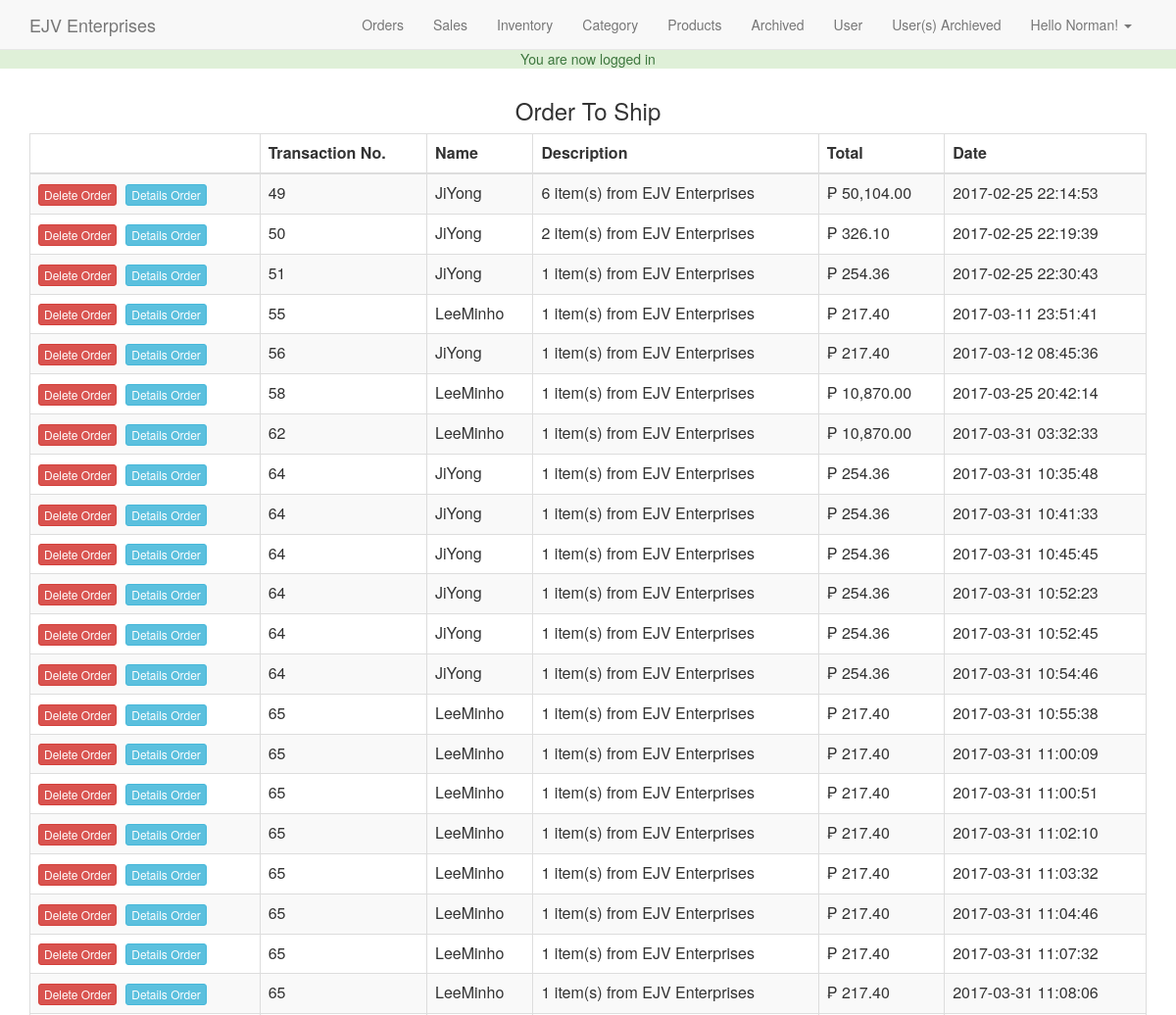
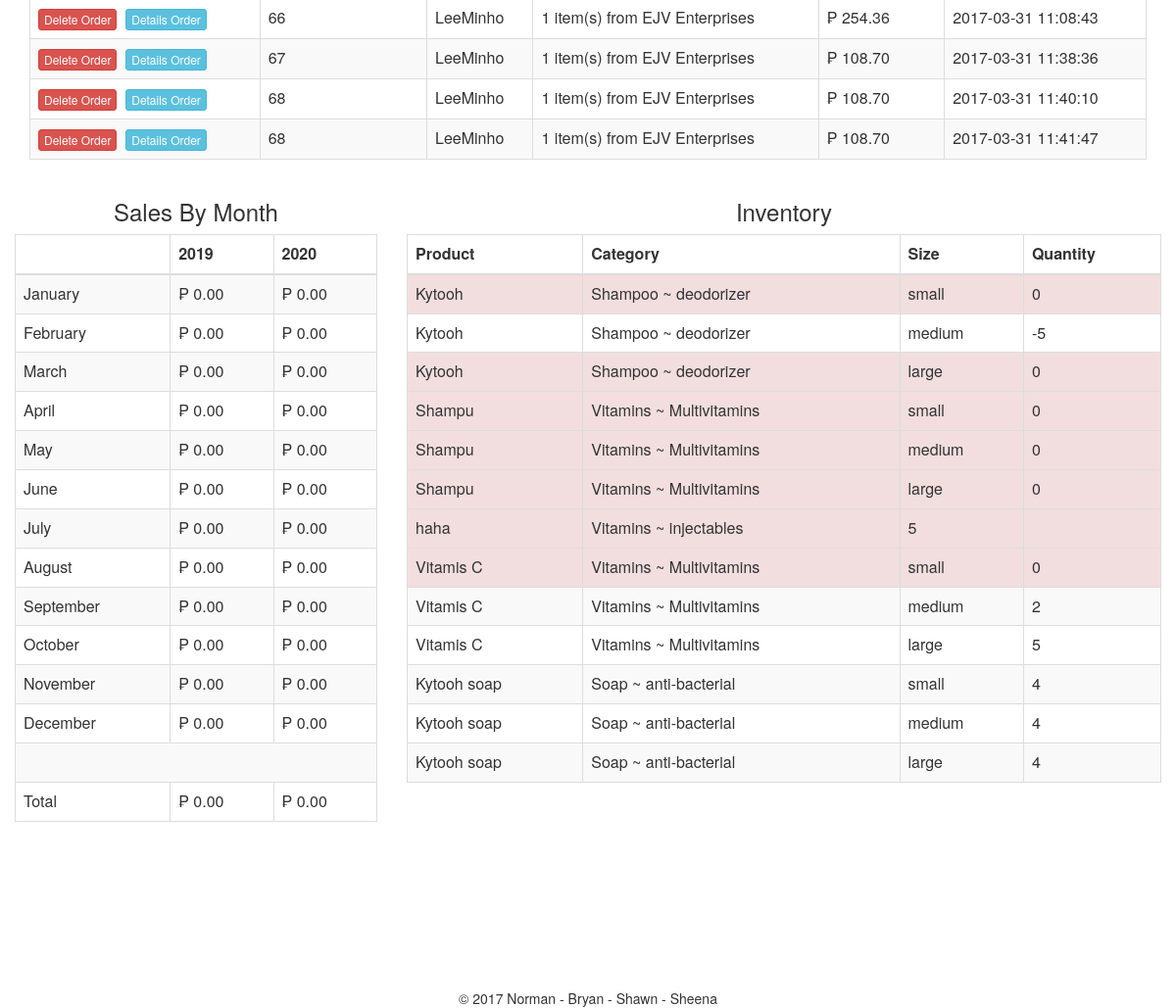
/admin/index.php (signed in), run on the app's committed database (2 pictures, top to bottom).
### tables this page shows
CREATE TABLE IF NOT EXISTS `users` (
  `id` int(11) NOT NULL AUTO_INCREMENT,
  `full_name` varchar(250) NOT NULL,
  `email` varchar(250) NOT NULL,
  `password` varchar(250) NOT NULL,
  `join_date` datetime NOT NULL DEFAULT CURRENT_TIMESTAMP,
  `last_login` datetime NOT NULL,
  `permissions` varchar(250) NOT NULL,
  PRIMARY KEY (`id`)
);

CREATE TABLE IF NOT EXISTS `transaction` (
  `id` int(11) NOT NULL AUTO_INCREMENT,
  `cart_id` int(11) NOT NULL,
  `user_id` int(11) NOT NULL,
  `full_name` varchar(255) NOT NULL,
  `email` varchar(255) NOT NULL,
  `address` varchar(255) NOT NULL,
  `contact` int(11) NOT NULL,
  `sub_total` decimal(10,2) NOT NULL,
  `tax` decimal(10,2) NOT NULL,
  `total` decimal(10,2) NOT NULL,
  `description` text NOT NULL,
  `txn_type` varchar(255) NOT NULL,
  `txn_date` datetime NOT NULL DEFAULT CURRENT_TIMESTAMP,
  PRIMARY KEY (`id`)
);

CREATE TABLE IF NOT EXISTS `products` (
  `id` int(100) NOT NULL AUTO_INCREMENT,
  `title` varchar(500) NOT NULL,
  `price` decimal(10,0) NOT NULL,
  `list_price` decimal(10,2) NOT NULL,
  `categories` varchar(500) NOT NULL,
  `image` varchar(500) NOT NULL,
  `description` text NOT NULL,
  `qty` varchar(250) NOT NULL,
  `featured` tinyint(4) NOT NULL DEFAULT '0',
  `deleted` int(11) NOT NULL DEFAULT '0',
  PRIMARY KEY (`id`)
);

### helpers/helpers.php (called while the page is built, shortened)
<?php
function sanitize($dirty){
	return htmlentities($dirty,ENT_QUOTES,"UTF-8");
}
function money($number){
 return '&#8369; '.number_format($number,2);
}
function get_category($child_id){
global $db;
$id = sanitize($child_id);
$sql = "SELECT p.id AS 'pid', p.category AS 'parent', c.id AS 'cid', c.category AS 'child'
FROM categories c
INNER JOIN categories p
ON c.parent = p.id
WHERE c.id = '$id'";
$query = $db->query($sql);
$category = mysqli_fetch_assoc($query);
return $category;
}
function qtyToArray($string){
$qtyArray = explode(',',$string);
$returnArray = array();
foreach($qtyArray as $quanti){
$s = explode(':',$quanti);
$returnArray[] = array('size' => $s[0], 'quantity' => $s[1]);
}
return $returnArray;
}
?>

### admin/index.php (the view, shortened to what this page needs)
<?php
require_once $_SERVER['DOCUMENT_ROOT'].'/ejventerprises/core/init.php';
include 'includes/head.php';
include 'includes/navigation.php';
?>
<?php
$txnQuery = "SELECT t.id, t.cart_id, t.full_name, t.description, t.txn_date, t.total, c.items, c.paid, c.shipped
FROM transaction t
LEFT JOIN cart c ON t.cart_id = c.id
WHERE c.paid = 0 AND c.shipped = 0
ORDER BY t.txn_date";
$txn_results = $db->query($txnQuery);
?>
<div class="col-md-12">
<h3 class="text-center">Order To Ship</h3>
<table class="table table-striped table-bordered">
<thead>
<th></th><th>Transaction No.</th><th>Name</th><th>Description</th><th>Total</th><th>Date</th>
</thead>
<tbody>
<?php while($order = mysqli_fetch_assoc($txn_results)): ?>
<tr>
<td><a href="index.php?delete=<?=$order['id'];?>" class="btn btn-danger btn-xs" onclick="delete(<?=$order['id'];?>)">Delete Order</a>&nbsp;
<a href="order.php?txn=<?=$order['id'];?>" class="btn btn-info btn-xs">Details Order</a></td>
<td><?=$order['cart_id'];?></td>
<td><?=$order['full_name'];?></td>
<td><?=$order['description'];?></td>
<td><?=money($order['total']);?></td>
<td><?=$order['txn_date'];?></td>
</tr>
<?php endwhile; ?>
</tbody>
</table>
</div>
<div class="row">
<?php
$thisYr = date("Y");
$lastYr = $thisYr - 1;
$current = array();
$last = array();
$currentTotal = 0;
$lastTotal = 0;
?>
<div class="col-md-4">
<h3 class="text-center">Sales By Month</h3>
<table class="table table-striped table-bordered">
<thead>
<th></th>
<th><?=$lastYr;?></th>
<th><?=$thisYr;?></th>
</thead>
<tbody>
<?php for($i = 1;$i <= 12;$i++):
$dt = DateTime::createFromFormat('!m',$i);
?>
<tr>
<td><?=$dt->format("F");?></td>
<td><?=(array_key_exists($i,$last))?money($last[$i]):money(0);?></td>
<td><?=(array_key_exists($i,$current))?money($current[$i]):money(0);?></td>
</tr>
<?php endfor; ?>
<tr>
<td colspan="3">&nbsp;</td>
</tr>
<tr>
<td>Total</td>
<td><?=money($lastTotal);?></td>
<td><?=money($currentTotal);?></td>
</tr>
</tbody>
</table>
</div>
<?php
$iQuery = $db->query("SELECT * FROM products WHERE deleted = 0");
$lowItems = array();
while($product = mysqli_fetch_assoc($iQuery)){
$quanti = qtyToArray($product['qty']);
foreach($quanti as $qty){
if($qty['qty'] < 2){
$cat = get_category($product['categories']);
$item = array(
'title' => $product['title'],
'size' => $qty['size'],
'quantity' =>$qty['quantity'],
'category' => $cat['parent'].' ~ '.$cat['child']
);
$lowItems[] = $item;
}
}
}
?>
<div class="col-md-8">
<h3 class="text-center">Inventory</h3>
<table class="table table-striped table-bordered">
<thead>
<th>Product</th>
<th>Category</th>
<th>Size</th>
<th>Quantity</th>
</thead>
<tbody>
<?php foreach($lowItems as $item): ?>
<tr <?=($item['quantity'] == 0)?' class="danger"':'';?>>
<td><?=$item['title'];?></td>
<td><?=$item['category'];?></td>
<td><?=$item['size'];?></td>
<td><?=$item['quantity'];?></td>
</tr>
<?php endforeach; ?>
</tbody>
</table>
</div>
</div>
<?php
include 'includes/footer.php';
?>

### admin/includes/navigation.php (shortened to what this page needs)
<nav class="navbar navbar-default navbar-fixed-top">
<div class="container">
<a href="index.php" class="navbar-brand">EJV Enterprises</a>
<ul class="nav navbar-nav pull-right">
<li>
<a href="index.php">Orders</a>
</li>
<li>
<a href="sales.php">Sales</a>
</li>
<li>
<a href="inventory.php">Inventory</a>
</li>
<li>
<a href="category.php">Category</a>
</li>
<li>
<a href="products.php">Products</a>
</li>
<li>
<a href="archived.php">Archived</a>
</li>
<li>
<a href="user.php">User</a>
</li>
<li>
<a href="user_arc.php">User(s) Archieved</a>
</li>
<li class="dropdown">
<a href="#" class="dropdown-toggle" data-toggle="dropdown">Hello <?=$user_data['full_name']; ?>!
<span class="caret"></span>
</a>
</li>
</ul>
</div></nav>

### css/main.css (style rules this page uses)
body { padding-top:50px; }

### data on the page
users: full_name "Norman"
transaction: cart "49", full_name "JiYong", description "6 item(s) from EJV Enterprises", total "₱ 50,104.00", txn_date "2017-02-25 22:14:53"
transaction: cart "50", full_name "JiYong", description "2 item(s) from EJV Enterprises", total "₱ 326.10", txn_date "2017-02-25 22:19:39"
transaction: cart "51", full_name "JiYong", description "1 item(s) from EJV Enterprises", total "₱ 254.36", txn_date "2017-02-25 22:30:43"
transaction: cart "55", full_name "LeeMinho", description "1 item(s) from EJV Enterprises", total "₱ 217.40", txn_date "2017-03-11 23:51:41"
transaction: cart "56", full_name "JiYong", description "1 item(s) from EJV Enterprises", total "₱ 217.40", txn_date "2017-03-12 08:45:36"
transaction: cart "58", full_name "LeeMinho", description "1 item(s) from EJV Enterprises", total "₱ 10,870.00", txn_date "2017-03-25 20:42:14"
transaction: cart "62", full_name "LeeMinho", description "1 item(s) from EJV Enterprises", total "₱ 10,870.00", txn_date "2017-03-31 03:32:33"
transaction: cart "64", full_name "JiYong", description "1 item(s) from EJV Enterprises", total "₱ 254.36", txn_date "2017-03-31 10:35:48"
transaction: cart "64", full_name "JiYong", description "1 item(s) from EJV Enterprises", total "₱ 254.36", txn_date "2017-03-31 10:41:33"
transaction: cart "64", full_name "JiYong", description "1 item(s) from EJV Enterprises", total "₱ 254.36", txn_date "2017-03-31 10:45:45"
transaction: cart "64", full_name "JiYong", description "1 item(s) from EJV Enterprises", total "₱ 254.36", txn_date "2017-03-31 10:52:23"
transaction: cart "64", full_name "JiYong", description "1 item(s) from EJV Enterprises", total "₱ 254.36", txn_date "2017-03-31 10:52:45"
transaction: cart "64", full_name "JiYong", description "1 item(s) from EJV Enterprises", total "₱ 254.36", txn_date "2017-03-31 10:54:46"
transaction: cart "65", full_name "LeeMinho", description "1 item(s) from EJV Enterprises", total "₱ 217.40", txn_date "2017-03-31 10:55:38"
transaction: cart "65", full_name "LeeMinho", description "1 item(s) from EJV Enterprises", total "₱ 217.40", txn_date "2017-03-31 11:00:09"
transaction: cart "65", full_name "LeeMinho", description "1 item(s) from EJV Enterprises", total "₱ 217.40", txn_date "2017-03-31 11:00:51"
transaction: cart "65", full_name "LeeMinho", description "1 item(s) from EJV Enterprises", total "₱ 217.40", txn_date "2017-03-31 11:02:10"
transaction: cart "65", full_name "LeeMinho", description "1 item(s) from EJV Enterprises", total "₱ 217.40", txn_date "2017-03-31 11:03:32"
transaction: cart "65", full_name "LeeMinho", description "1 item(s) from EJV Enterprises", total "₱ 217.40", txn_date "2017-03-31 11:04:46"
transaction: cart "65", full_name "LeeMinho", description "1 item(s) from EJV Enterprises", total "₱ 217.40", txn_date "2017-03-31 11:07:32"
transaction: cart "65", full_name "LeeMinho", description "1 item(s) from EJV Enterprises", total "₱ 217.40", txn_date "2017-03-31 11:08:06"
transaction: cart "66", full_name "LeeMinho", description "1 item(s) from EJV Enterprises", total "₱ 254.36", txn_date "2017-03-31 11:08:43"
transaction: cart "67", full_name "LeeMinho", description "1 item(s) from EJV Enterprises", total "₱ 108.70", txn_date "2017-03-31 11:38:36"
transaction: cart "68", full_name "LeeMinho", description "1 item(s) from EJV Enterprises", total "₱ 108.70", txn_date "2017-03-31 11:40:10"
transaction: cart "68", full_name "LeeMinho", description "1 item(s) from EJV Enterprises", total "₱ 108.70", txn_date "2017-03-31 11:41:47"
products: title "Kytooh", category "Shampoo ~ deodorizer", size "small", deleted "0", size "large"
products: title "Shampu", category "Vitamins ~ Multivitamins", size "small", deleted "0", size "medium", size "large"
products: title "haha", category "Vitamins ~ injectables", qty "5"
products: title "Vitamis C", category "Vitamins ~ Multivitamins", size "small", deleted "0"

### other printed values
$_SESSION['success_flash'] "You are now logged in"
$dt->format("F") "January"
$dt->format("F") "February"
$dt->format("F") "March"
$dt->format("F") "April"
$dt->format("F") "May"
$dt->format("F") "June"
$dt->format("F") "July"
$dt->format("F") "August"
$dt->format("F") "September"
$dt->format("F") "October"
$dt->format("F") "November"
$dt->format("F") "December"
money($lastTotal) "₱ 0.00"
money($currentTotal) "₱ 0.00"
